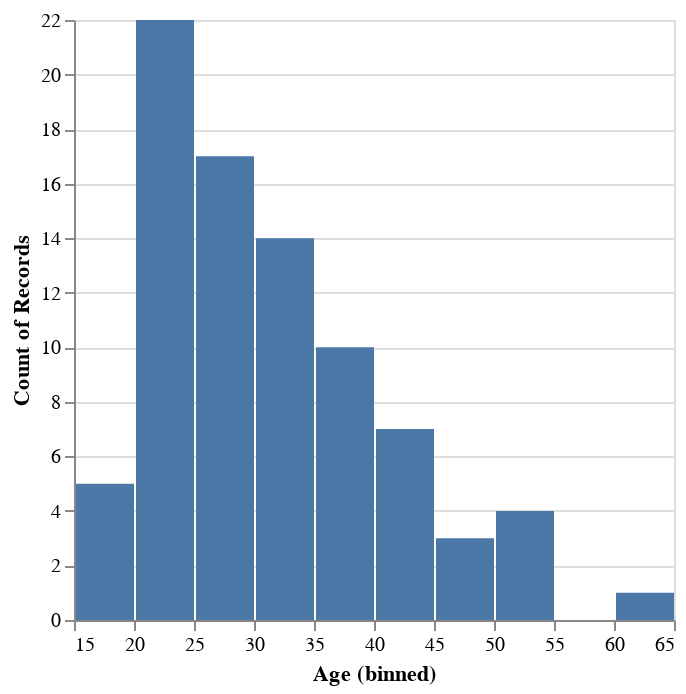

Notebook cell for this chart:
### Code cell
print(prolific_df['Age'].mean(), prolific_df['Age'].std())
alt.Chart(prolific_df).mark_bar().encode(
    x=alt.X("Age:Q", bin=True),
    y='count()',
)
